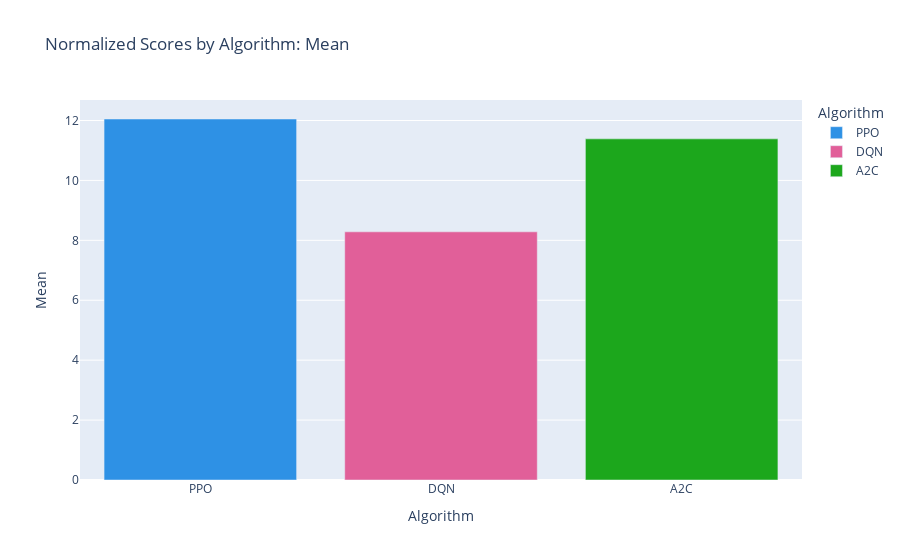

Notebook cell for this chart:
### Code cell
fig = px.bar(algo_breakdown, x="Algorithm", y="Mean", color="Algorithm", color_discrete_sequence=px.colors.qualitative.Dark24, title="Normalized Scores by Algorithm: Mean")
fig.show()

### Figure 1 — Plotly figure (JSON) as saved in the notebook; plotly's stock layout.template omitted (floating-point values rounded to 4 significant figures)
{"data": [{"alignmentgroup": "True", "hovertemplate": "Algorithm=%{x}<br>Mean=%{y}<extra></extra>", "legendgroup": "PPO", "marker": {"color": "#2E91E5", "pattern": {"shape": ""}}, "name": "PPO", "offsetgroup": "PPO", "orientation": "v", "showlegend": true, "textposition": "auto", "type": "bar", "x": ["PPO"], "xaxis": "x", "y": [12.05], "yaxis": "y"}, {"alignmentgroup": "True", "hovertemplate": "Algorithm=%{x}<br>Mean=%{y}<extra></extra>", "legendgroup": "DQN", "marker": {"color": "#E15F99", "pattern": {"shape": ""}}, "name": "DQN", "offsetgroup": "DQN", "orientation": "v", "showlegend": true, "textposition": "auto", "type": "bar", "x": ["DQN"], "xaxis": "x", "y": [8.284], "yaxis": "y"}, {"alignmentgroup": "True", "hovertemplate": "Algorithm=%{x}<br>Mean=%{y}<extra></extra>", "legendgroup": "A2C", "marker": {"color": "#1CA71C", "pattern": {"shape": ""}}, "name": "A2C", "offsetgroup": "A2C", "orientation": "v", "showlegend": true, "textposition": "auto", "type": "bar", "x": ["A2C"], "xaxis": "x", "y": [11.39], "yaxis": "y"}], "layout": {"barmode": "relative", "legend": {"title": {"text": "Algorithm"}, "tracegroupgap": 0}, "title": {"text": "Normalized Scores by Algorithm: Mean"}, "xaxis": {"anchor": "y", "categoryarray": ["PPO", "DQN", "A2C"], "categoryorder": "array", "domain": [0, 1], "title": {"text": "Algorithm"}}, "yaxis": {"anchor": "x", "domain": [0, 1], "title": {"text": "Mean"}}}}
